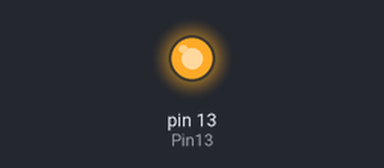
Simulated run of this sketch. Board: Arduino Uno, built with avr-gcc and run on an emulated ATmega328P. On the bench: output pins drawn as LEDs (lit = HIGH).

Above: at 0.1 s.
At 9.4 s:
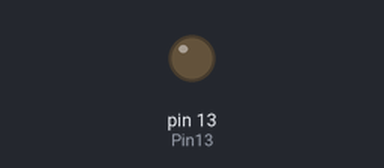
Timing chart, 0 to 14.3 s (numbered marks = the images above):
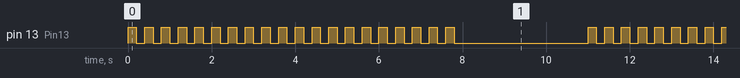

The sketch:

f_20_delay.ino
```cpp
int Pin13 = 13;
int delayPeriod = 200;
int num = 0;

void setup()
{
    pinMode(Pin13, OUTPUT);
}

void loop()
{
  digitalWrite(Pin13, HIGH);
  delay(delayPeriod);
  digitalWrite(Pin13, LOW);
  delay(delayPeriod);
  num++;
  if(num == 20)
    {
      num = 0;
      delay(3000);
    }
}
```

Measured:
- by itself, pin 13 (Pin13): repeats every 11.0 s: HIGH 0.20 s, LOW 3.2 s, 19 × (HIGH 0.20 s, LOW 0.20 s)
- by itself, everything shown: repeats every 11.0 s, in 40 steps
